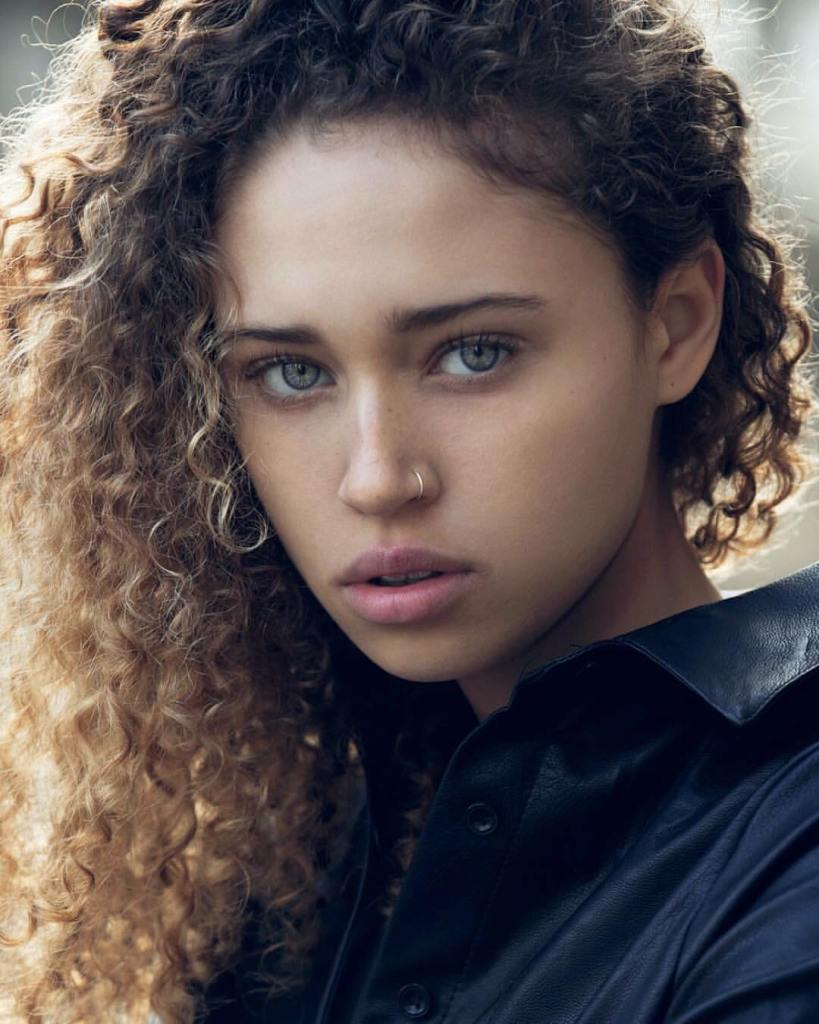
#> input picture Ejemplos/Recursos/imagen1.jpg, 819 x 1024 px
$ python channels.py
#> lines starting #> are read from the running program, lines starting #| are printed output that depends on the picture; after the words box and inside, x2 and y2 are one past the last pixel; in counts of white or black regions, pixels touching at a corner belong together
import cv2
import numpy as np

img = cv2.imread('../Recursos/imagen1.jpg')
#> img is the input picture: shape (1024, 819, 3); mean B, G, R 80.5, 80.5, 90.6

# Separa la imagen en los canales BGR
b,g,r = cv2.split(img)
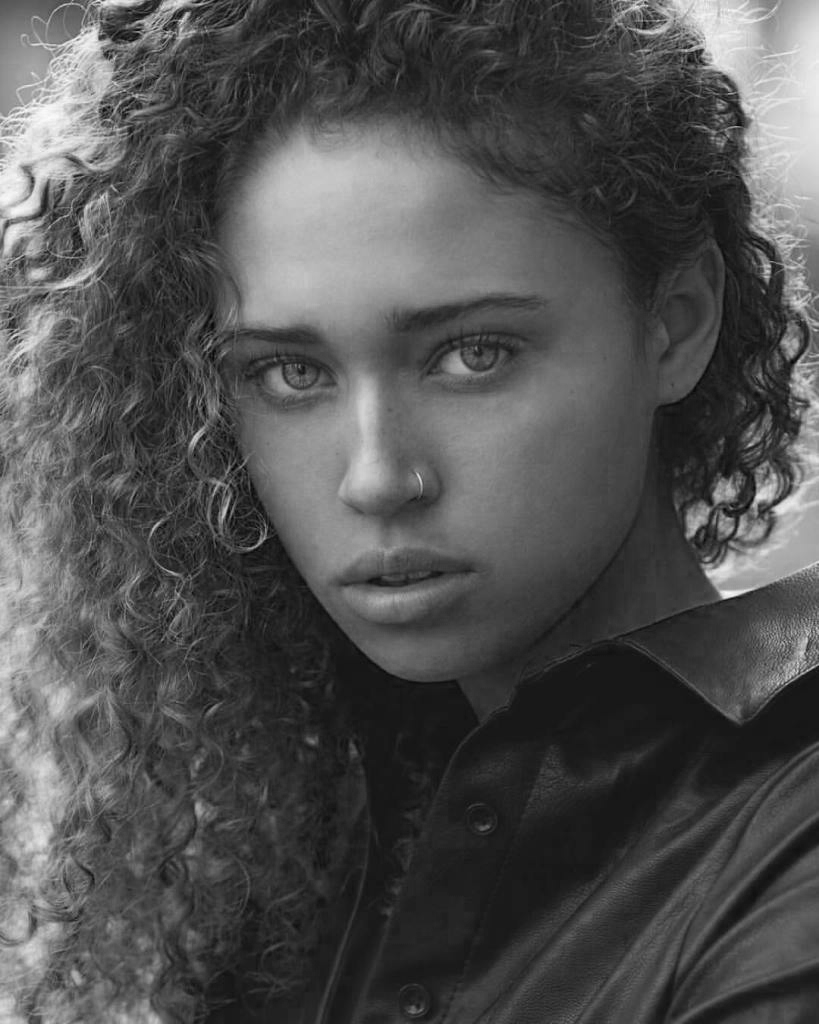
#> b: shape (1024, 819); min 0, max 251, mean 80.5
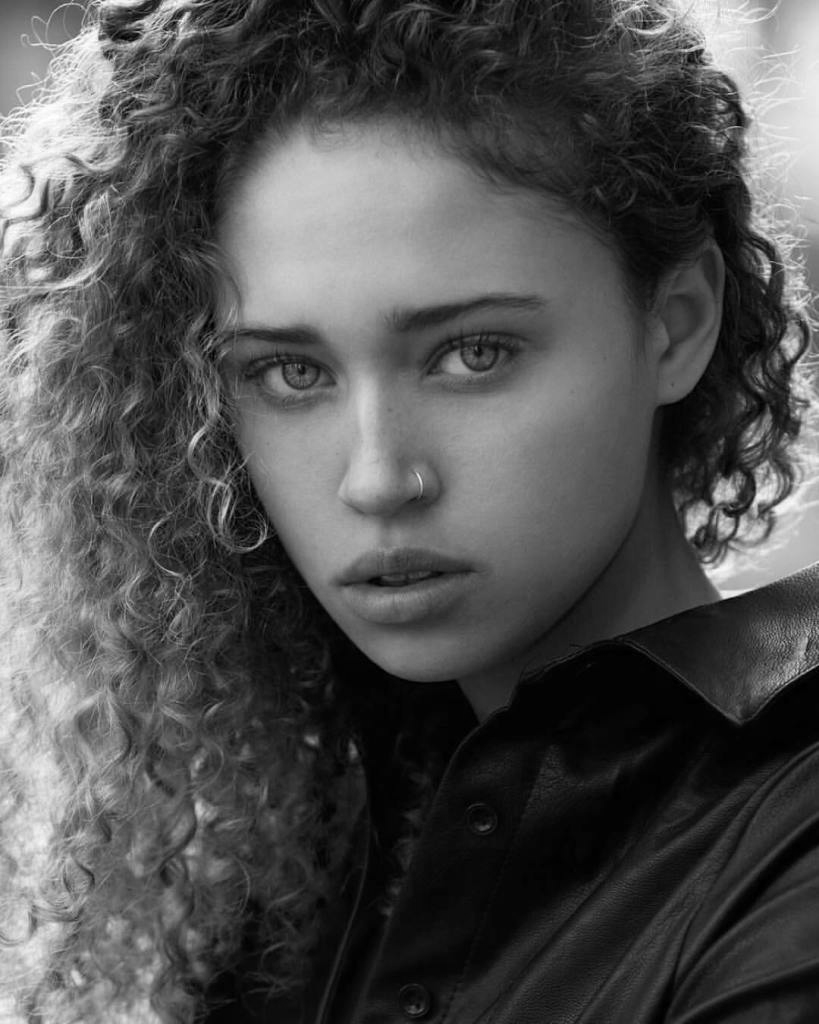
#> g: shape (1024, 819); min 0, max 255, mean 80.5
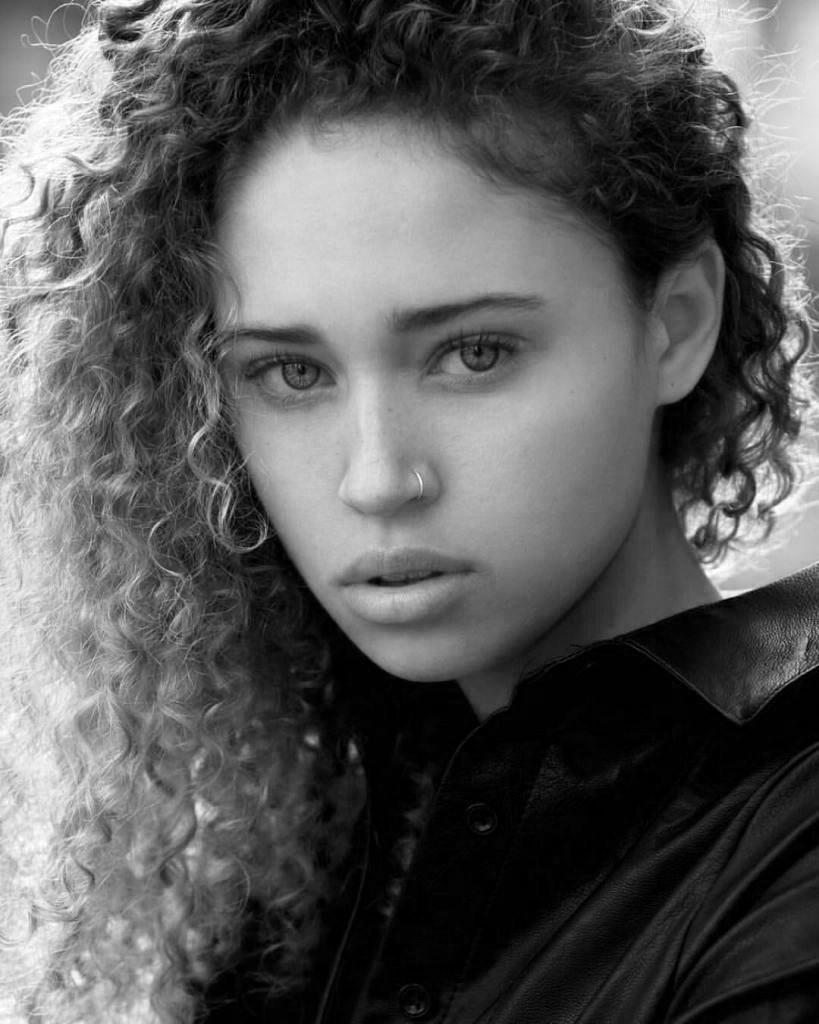
#> r: shape (1024, 819); min 0, max 255, mean 90.6

# Modifica el canal R a 0
img[:,:,2] = 0
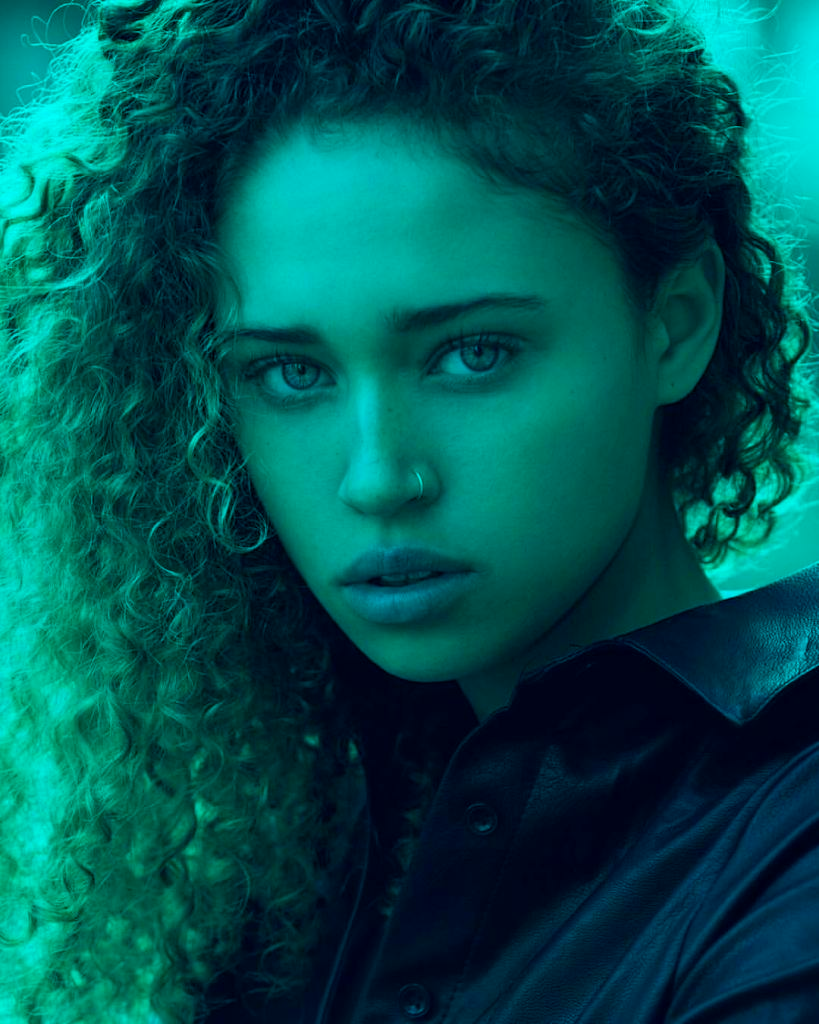
#> img: shape (1024, 819, 3); mean B, G, R 80.5, 80.5, 0

cv2.imshow("R", r)
# cv2.imshow("G", g)
# cv2.imshow("B", b)

cv2.imshow("BG", img)

k = cv2.waitKey(0)
#> (key Esc is pressed here)
if k == 27:         # wait for ESC key to exit
    cv2.destroyAllWindows()

cv2.imwrite('channelsBG.jpg', img)
cv2.imwrite('channelR.jpg', r)

$ run again, with Ejemplos/Recursos/imagen3.jpg copied over Ejemplos/Recursos/imagen1.jpg
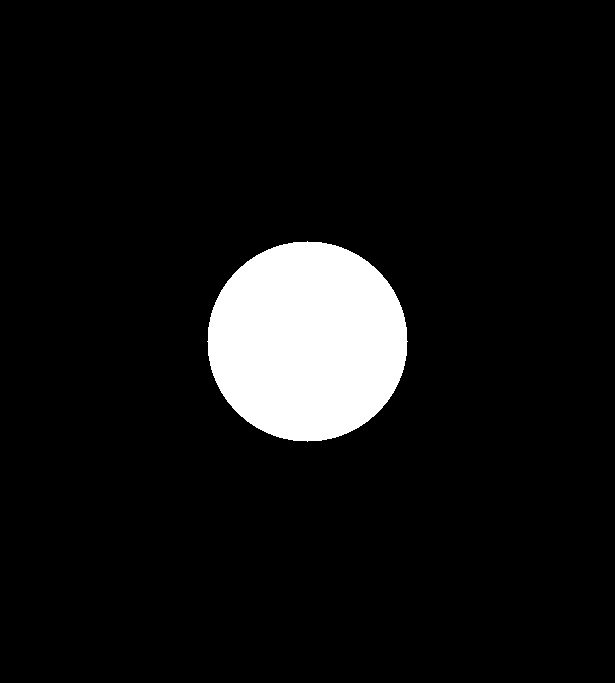
#> input picture Ejemplos/Recursos/imagen3.jpg, 615 x 683 px
#> img is the input picture: shape (683, 615, 3); min 0, max 255, mean 19.1
#> `img[:,:,2] = 0`:
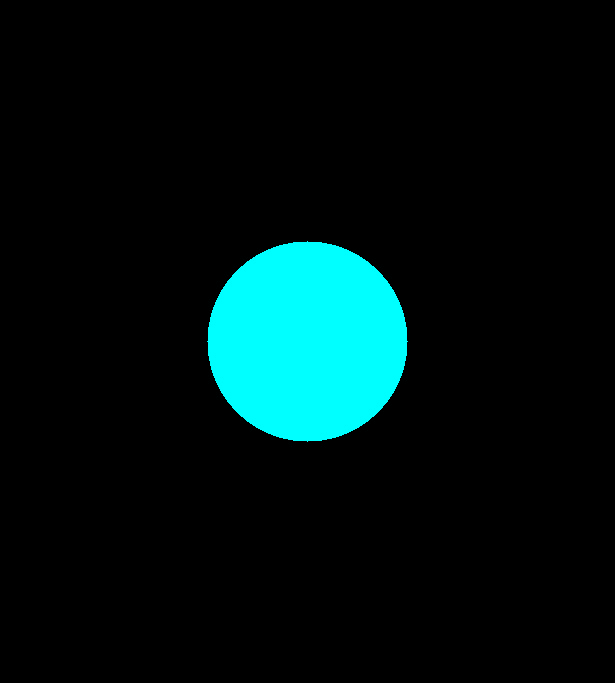
#> img: shape (683, 615, 3); 7.71% of pixels changed, all inside (x1, y1, x2, y2) = (200, 240, 408, 448)
